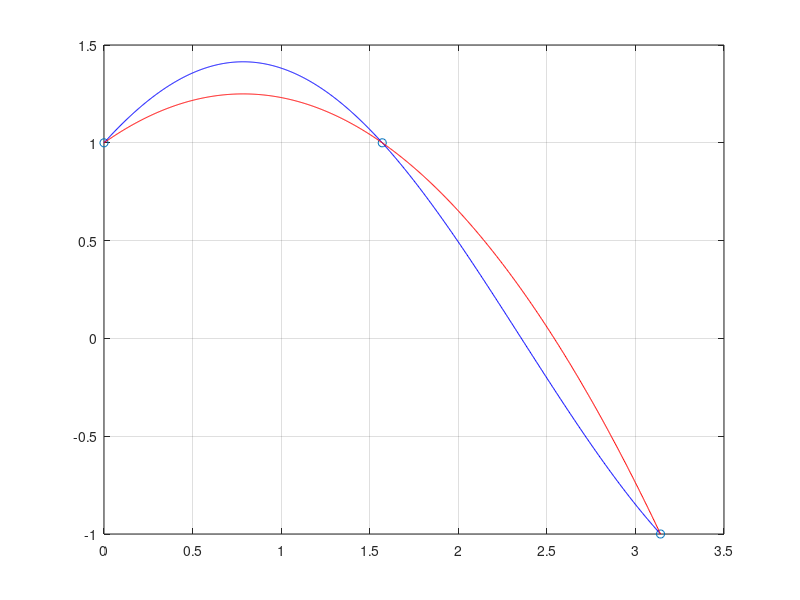
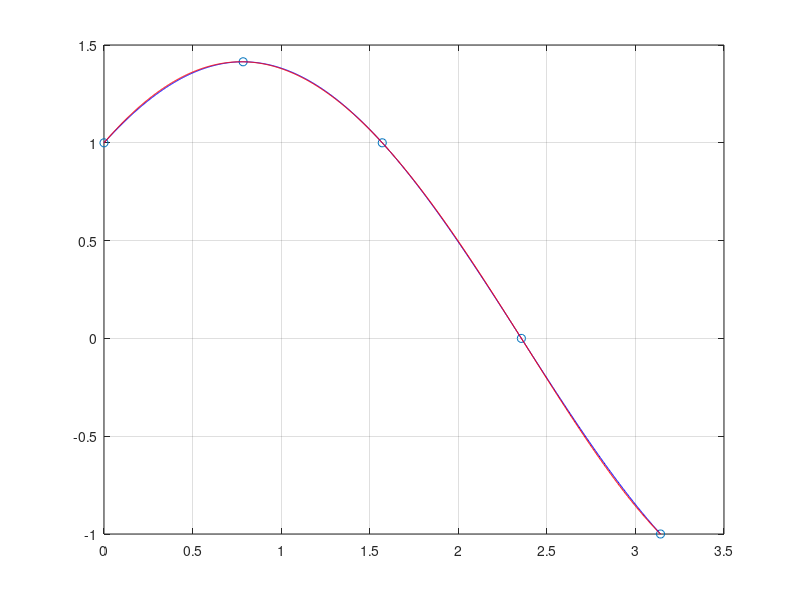
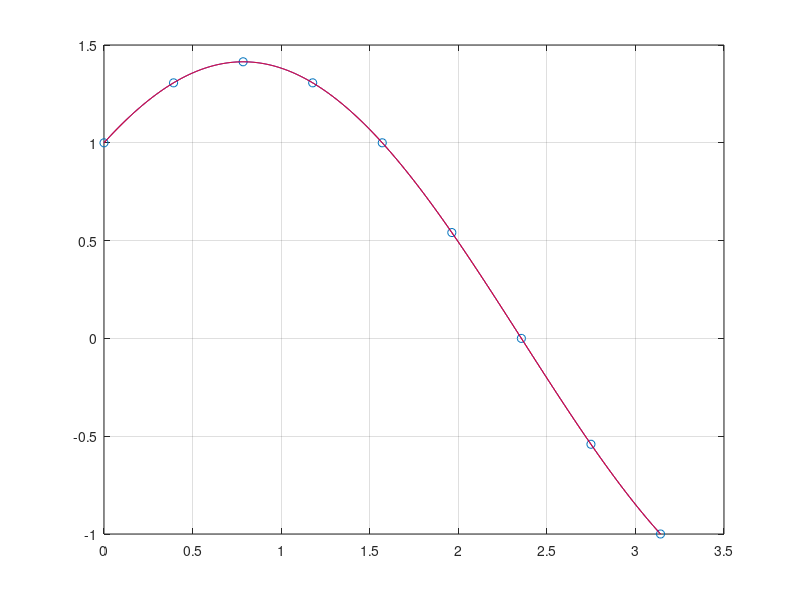
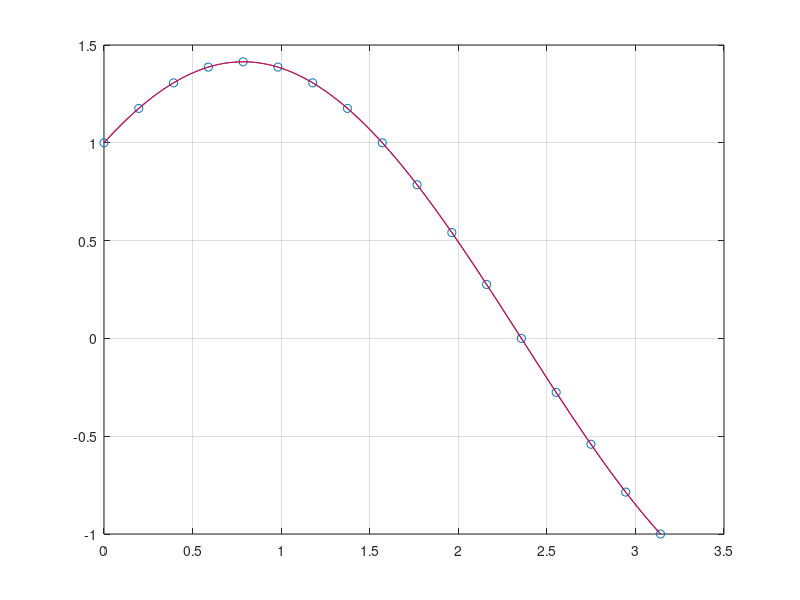

Write MATLAB code to recreate these figures, in order.
% Esercizio 11

% Dati
f = @(x) sin(x) + cos(x);
xi = 0;
xf = pi;

% Richieste
for i = 1:4
    n = 2^i;
    x = linspace(xi,xf,n+1);
    y = f(x);
    p = polyfit(x,y,n);

    figure(i)
    plot(x,y,"o")
    hold on

    x = linspace(xi,xf,1000);
    yf = f(x);
    plot(x,yf,"b")

    yp = polyval(p,x);
    plot(x,yp,"r")
    grid on

    max(abs(yf - yp))
end
